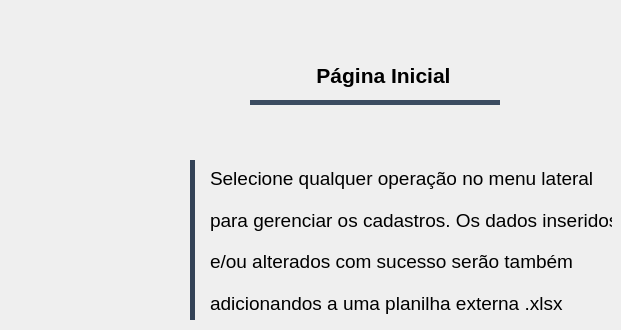
             <widget class="QWidget" name="Homepage">
              <widget class="QWidget" name="BlueBar_3" native="true">
               <property name="geometry">
                <rect>
                 <x>250</x>
                 <y>100</y>
                 <width>250</width>
                 <height>5</height>
                </rect>
               </property>
               <property name="styleSheet">
                <string notr="true">background-color: rgb(60, 76, 97);

</string>
               </property>
              </widget>
              <widget class="QWidget" name="horizontalLayoutWidget">
               <property name="geometry">
                <rect>
                 <x>250</x>
                 <y>40</y>
                 <width>251</width>
                 <height>71</height>
                </rect>
               </property>
               <layout class="QHBoxLayout" name="ConjuntoPI">
                <property name="spacing">
                 <number>8</number>
                </property>
                <property name="sizeConstraint">
                 <enum>QLayout::SetDefaultConstraint</enum>
                </property>
                <property name="leftMargin">
                 <number>0</number>
                </property>
                <property name="rightMargin">
                 <number>0</number>
                </property>
                <item>
                 <spacer name="horizontalSpacer">
                  <property name="orientation">
                   <enum>Qt::Horizontal</enum>
                  </property>
                  <property name="sizeHint" stdset="0">
                   <size>
                    <width>40</width>
                    <height>20</height>
                   </size>
                  </property>
                 </spacer>
                </item>
                <item>
                 <widget class="QLabel" name="icon_topIP">
                  <property name="maximumSize">
                   <size>
                    <width>43</width>
                    <height>43</height>
                   </size>
                  </property>
                  <property name="font">
                   <font>
                    <family>Niagara Solid</family>
                   </font>
                  </property>
                  <property name="text">
                   <string/>
                  </property>
                  <property name="pixmap">
                   <pixmap resource="IAH/file_rc.qrc">:/Icons/home.png</pixmap>
                  </property>
                  <property name="scaledContents">
                   <bool>true</bool>
                  </property>
                 </widget>
                </item>
                <item>
                 <widget class="QLabel" name="text_topIP">
                  <property name="maximumSize">
                   <size>
                    <width>220</width>
                    <height>32</height>
                   </size>
                  </property>
                  <property name="font">
                   <font>
                    <family>Arial</family>
                    <pointsize>16</pointsize>
                    <weight>75</weight>
                    <bold>true</bold>
                   </font>
                  </property>
                  <property name="styleSheet">
                   <string notr="true">color: rgb(0, 0, 0);
</string>
                  </property>
                  <property name="text">
                   <string>Página Inicial</string>
                  </property>
                  <property name="alignment">
                   <set>Qt::AlignCenter</set>
                  </property>
                 </widget>
                </item>
                <item>
                 <spacer name="horizontalSpacer_2">
                  <property name="orientation">
                   <enum>Qt::Horizontal</enum>
                  </property>
                  <property name="sizeHint" stdset="0">
                   <size>
                    <width>40</width>
                    <height>20</height>
                   </size>
                  </property>
                 </spacer>
                </item>
               </layout>
              </widget>
              <widget class="QWidget" name="verticalLayoutWidget">
               <property name="geometry">
                <rect>
                 <x>210</x>
                 <y>160</y>
                 <width>402</width>
                 <height>161</height>
                </rect>
               </property>
               <layout class="QVBoxLayout" name="ConjuntoTextoPI">
                <item>
                 <widget class="QLabel" name="text1PI">
                  <property name="font">
                   <font>
                    <pointsize>14</pointsize>
                    <weight>50</weight>
                    <bold>false</bold>
                   </font>
                  </property>
                  <property name="text">
                   <string>Selecione qualquer operação no menu lateral</string>
                  </property>
                  <property name="alignment">
                   <set>Qt::AlignLeading|Qt::AlignLeft|Qt::AlignVCenter</set>
                  </property>
                 </widget>
                </item>
                <item>
                 <widget class="QLabel" name="text2PI">
                  <property name="font">
                   <font>
                    <pointsize>14</pointsize>
                   </font>
                  </property>
                  <property name="text">
                   <string>para gerenciar os cadastros. Os dados inseridos</string>
                  </property>
                  <property name="alignment">
                   <set>Qt::AlignLeading|Qt::AlignLeft|Qt::AlignVCenter</set>
                  </property>
                 </widget>
                </item>
                <item>
                 <widget class="QLabel" name="text3PI">
                  <property name="font">
                   <font>
                    <pointsize>14</pointsize>
                   </font>
                  </property>
                  <property name="text">
                   <string>e/ou alterados com sucesso serão também</string>
                  </property>
                  <property name="alignment">
                   <set>Qt::AlignLeading|Qt::AlignLeft|Qt::AlignVCenter</set>
                  </property>
                 </widget>
                </item>
                <item>
                 <widget class="QLabel" name="text4PI">
                  <property name="font">
                   <font>
                    <pointsize>14</pointsize>
                   </font>
                  </property>
                  <property name="text">
                   <string>adicionandos a uma planilha externa .xlsx</string>
                  </property>
                  <property name="alignment">
                   <set>Qt::AlignLeading|Qt::AlignLeft|Qt::AlignVCenter</set>
                  </property>
                 </widget>
                </item>
               </layout>
              </widget>
              <widget class="QFrame" name="BSD_2">
               <property name="geometry">
                <rect>
                 <x>190</x>
                 <y>160</y>
                 <width>5</width>
                 <height>160</height>
                </rect>
               </property>
               <property name="maximumSize">
                <size>
                 <width>12</width>
                 <height>16777215</height>
                </size>
               </property>
               <property name="styleSheet">
                <string notr="true">background-color: rgb(51, 66, 87);</string>
               </property>
               <property name="frameShape">
                <enum>QFrame::NoFrame</enum>
               </property>
               <property name="frameShadow">
                <enum>QFrame::Raised</enum>
               </property>
              </widget>
              <widget class="QLabel" name="DBIcon">
               <property name="geometry">
                <rect>
                 <x>100</x>
                 <y>170</y>
                 <width>64</width>
                 <height>64</height>
                </rect>
               </property>
               <property name="text">
                <string/>
               </property>
               <property name="pixmap">
                <pixmap resource="IAH/file_rc.qrc">:/Icons/DB.png</pixmap>
               </property>
               <property name="scaledContents">
                <bool>true</bool>
               </property>
              </widget>
              <widget class="QLabel" name="ExcelIcon">
               <property name="geometry">
                <rect>
                 <x>100</x>
                 <y>250</y>
                 <width>64</width>
                 <height>64</height>
                </rect>
               </property>
               <property name="text">
                <string/>
               </property>
               <property name="pixmap">
                <pixmap resource="IAH/file_rc.qrc">:/Icons/1bdb8ac897512116cbac58ffe7560d82.png</pixmap>
               </property>
               <property name="scaledContents">
                <bool>true</bool>
               </property>
              </widget>
              <zorder>horizontalLayoutWidget</zorder>
              <zorder>BlueBar_3</zorder>
              <zorder>verticalLayoutWidget</zorder>
              <zorder>BSD_2</zorder>
              <zorder>DBIcon</zorder>
              <zorder>ExcelIcon</zorder>
             </widget>
